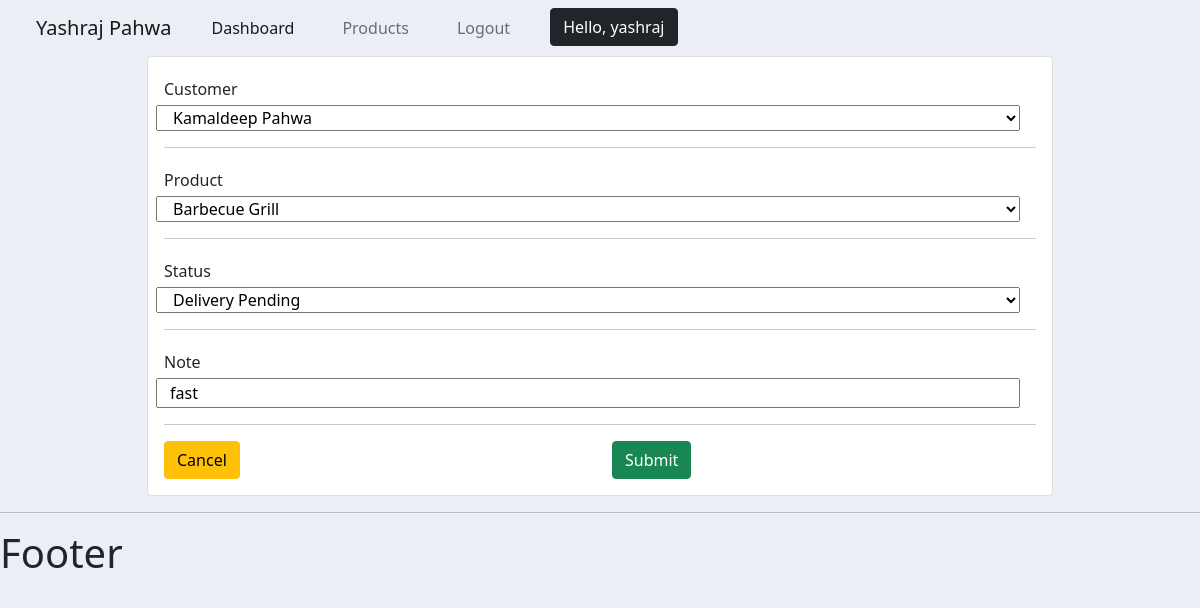
The page /order/update/10/ (signed in) on the database its author committed.
### main/models.py (models this page shows, shortened)
class Order(models.Model):
    STATUS = (
        ('Delivery Pending', 'Delivery Pending'),
        ('Out for delivery', 'Out for delivery'),
        ('Delivered', 'Delivered'),
    )
    customer = models.ForeignKey(
        Customer, null=True, blank=True, on_delete=models.SET_NULL)
    product = models.ForeignKey(
        Product, null=True, blank=True, on_delete=models.SET_NULL)
    date_created = models.DateTimeField(
        auto_now_add=True, blank=True, null=True)
    status = models.CharField(
        max_length=255, null=True, blank=True, choices=STATUS)
    note = models.CharField(
        max_length=510, null=True, blank=True)

### main/views.py (the view)
# urls.py: path('order/update/<str:oid>/', views.updateOrder, name="update-order"),
@login_required(login_url='login')
def updateOrder(request, oid):
    update = Order.objects.get(id=oid)
    updateOrder_form = OrderForm(instance=update)
    if request.method == 'POST':
        updateOrder_form = OrderForm(request.POST, instance=update)
        if updateOrder_form.is_valid():
            updateOrder_form.save()
            return redirect('/')
    context = {'form': updateOrder_form}
    return render(request, 'main/forms/order_form.html', context)

### main/forms.py
class OrderForm(ModelForm):
    class Meta:
        model = Order
        fields = '__all__'
        exclude = ['delete']

### main/models.py (called while the page is built)
    def __str__(self):
        return self.name

    def __str__(self):
        return self.name

### main/templates/main/forms/order_form.html (shortened to what this page needs)
{% extends 'main/main_template.html' %} {% load static %} {% block content %}
<div class="container">
    <div class="row mx-auto rounded">
        <div class="col-md-10 mx-auto">
            <div class="card card-body">
                <form action="" method="post">
                    {% for field in form %}
                    <div class="row">
                            <div class="text-capitalize my-1">
                                {{field.name}}
                            </div>
                            <div class="row px-md-3 px-lg-3 px-xxl-3 px-2">{{field}}</div>
                    </div>
                    <hr>
                    {% endfor %}
                    <div class="row">
                        <div class="col-md-6"> <a class="btn btn-block btn-warning" href="{% url 'home' %}">Cancel</a>
                        </div>
                        <div class="col-md-6">
                            <input class="btn btn-block btn-success" type="submit" name="submit">
                        </div>
                    </div>
                </form>
            </div>
        </div>
    </div>
</div>
{% endblock %}

### main/templates/main/components/navbar.html (shortened to what this page needs)
<nav class="navbar navbar-expand-lg navbar-bg navbar-light container-fluid">
  <div class="container-fluid">
    <a class="navbar-brand" href="{% url 'home' %}">Yashraj Pahwa</a>
    <div class="collapse navbar-collapse" id="navbarSupportedContent">
      <ul class="navbar-nav ml-auto my-auto mb-2 mb-lg-0">
        <li class="nav-item mx-lg-3 mx-0">
          <a class="nav-link hvr-underline-from-left active home" aria-current="page"
            href="{% url 'home' %}">Dashboard</a>
        </li>
        <li class="nav-item mx-lg-3 mx-0">
          <a class="nav-link hvr-underline-from-left" href="{% url 'products' %}">Products</a>
        </li>
        <li class="nav-item mx-lg-3 mx-0">
          <a class="nav-link hvr-underline-from-left" href="{% url 'logout' %}">Logout</a>
        </li>
        <li class="nav-item mx-lg-3 mx-0">
          <a class="btn btn-dark" href="#">Hello, {{request.user}}</a>
        </li>
    </div>
  </div>
</nav>

### static/css/style.css (style rules this page uses)
body { background-color: #ebeff5; }
.navbar-bg { background-color: #ebeff5; }

### rows shown on the page
Order: form "Kamaldeep Pahwa" "Barbecue Grill" "Delivery Pending" "fast"

### other values the page prints
{{ request.user }} "yashraj"
{{ field.name }} "Customer" "Product" "Status" "Note"
